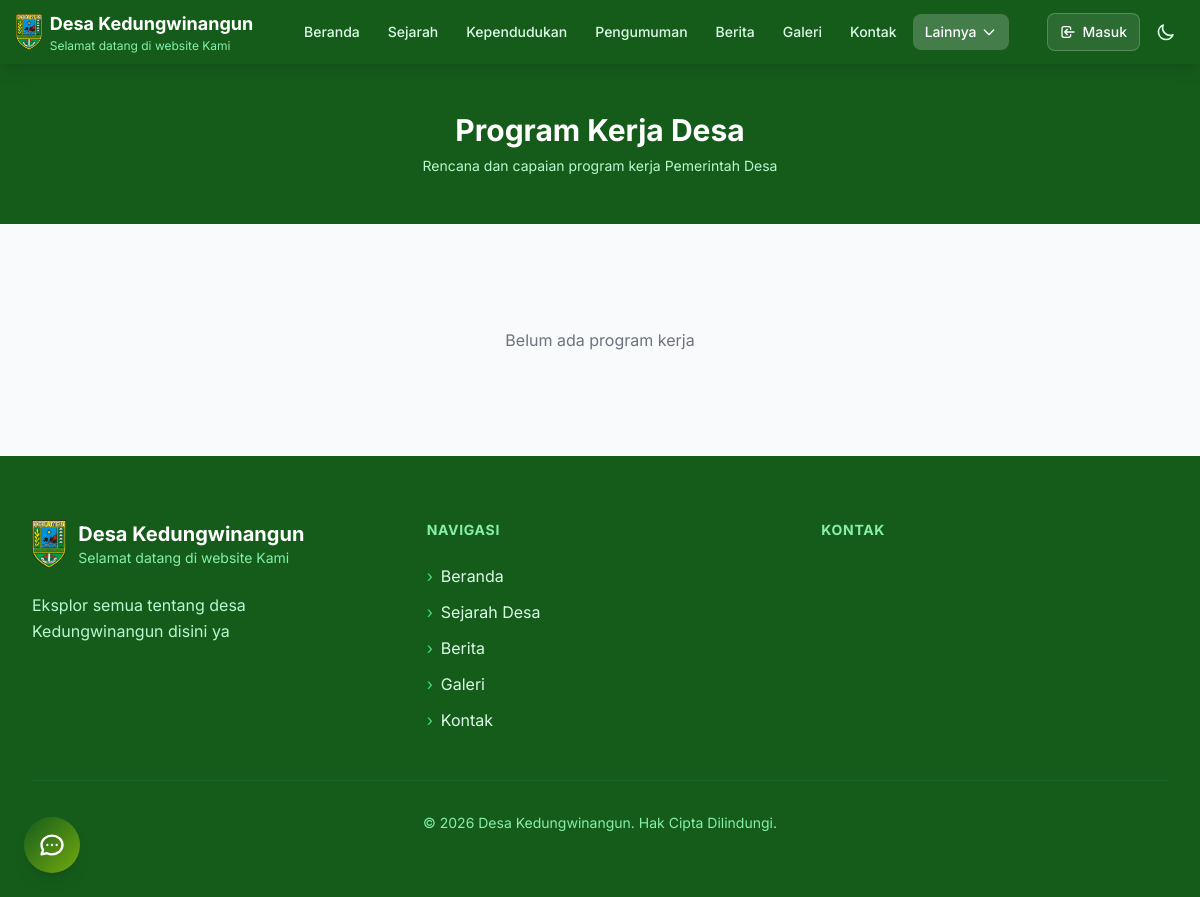
Before: /program-kerja with the older database file.
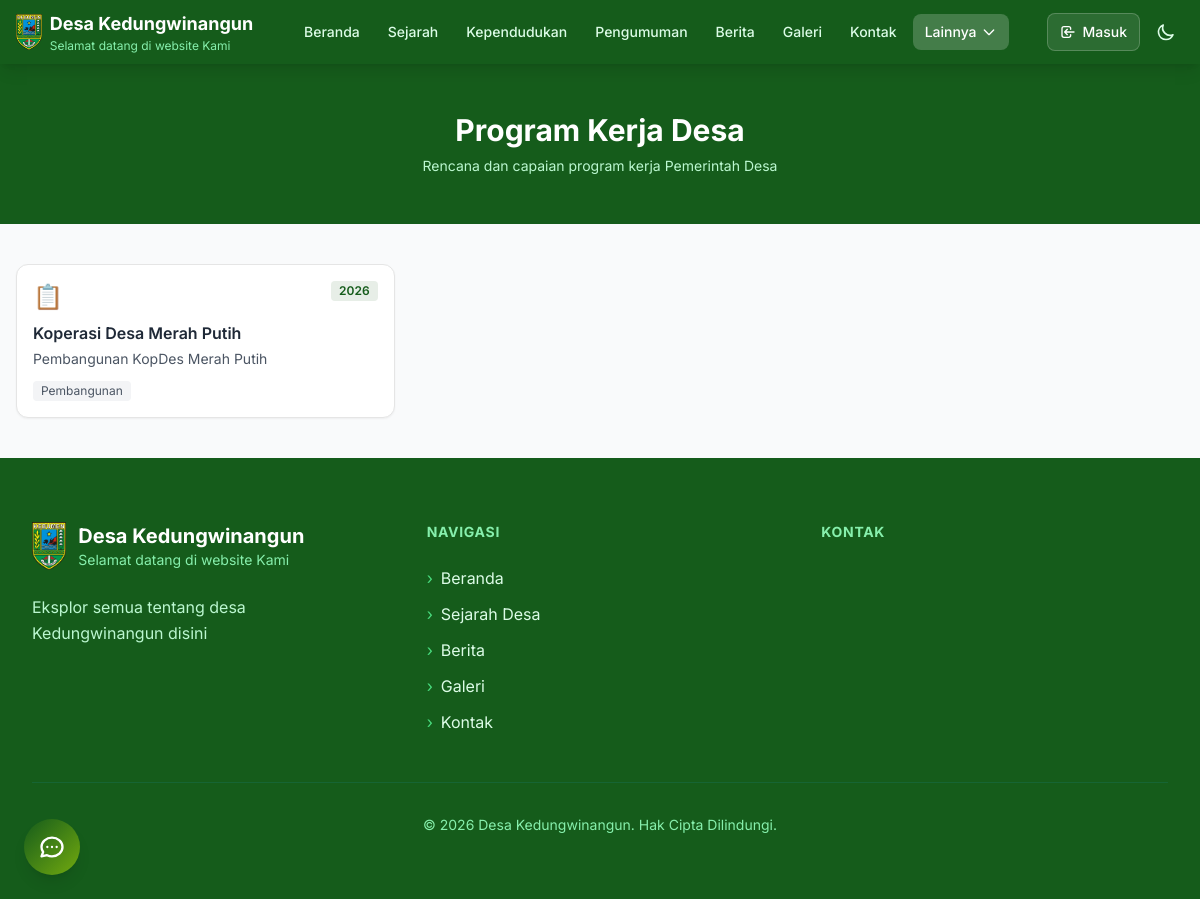
After: the same page with the newer database file.
### tables this page shows
CREATE TABLE config (
                key TEXT PRIMARY KEY,
                value TEXT
            );

CREATE TABLE program_kerja (
                id INTEGER PRIMARY KEY AUTOINCREMENT,
                judul TEXT NOT NULL,
                deskripsi TEXT,
                kategori TEXT DEFAULT 'pembangunan',
                tahun INTEGER,
                target TEXT,
                realiasi TEXT,
                anggaran TEXT,
                icon TEXT DEFAULT '📋',
                status TEXT DEFAULT 'berlangsung',
                aktif INTEGER DEFAULT 1,
                urutan INTEGER DEFAULT 0,
                created_at TIMESTAMP DEFAULT CURRENT_TIMESTAMP,
                updated_at TIMESTAMP DEFAULT CURRENT_TIMESTAMP
            );

### routes/public.py (the view)
@public_bp.route("/program-kerja")
def program_kerja():
    try:
        from models import get_all_pages, get_all_program_kerja
        from datetime import datetime
        desa_info = get_desa_info_with_maps()
        custom_pages = get_all_pages()
        tahun_filter = request.args.get('tahun', type=int)
        kategori_filter = request.args.get('kategori', '')
        program_list = get_all_program_kerja(aktif=1, tahun=tahun_filter)
        if kategori_filter:
            program_list = [p for p in program_list if p.get('kategori') == kategori_filter]
        by_status = {
            'rencana': [],
            'berlangsung': [],
            'selesai': [],
        }
        for p in program_list:
            status = p.get('status', 'berlangsung')
            if status in by_status:
                by_status[status].append(p)
            else:
                by_status['berlangsung'].append(p)
        all_program = get_all_program_kerja(aktif=1)
        tahun_list = sorted(set(p.get('tahun') for p in all_program if p.get('tahun')), reverse=True)
        if not tahun_list:
            tahun_list = [datetime.now().year]
        kategori_labels = {
            'pembangunan': 'Pembangunan',
            'pemberdayaan': 'Pemberdayaan',
            'pembinaan': 'Pembinaan',
            'pelayanan': 'Pelayanan',
            'kesehatan': 'Kesehatan',
            'pendidikan': 'Pendidikan',
            'umum': 'Umum',
        }
        status_labels = {
            'rencana': '🗓️ Rencana',
            'berlangsung': '🔄 Berlangsung',
            'selesai': '✅ Selesai',
        }
        return render_template(
            "program_kerja.html",
            page={"title": "Program Kerja"},
            desa=desa_info,
            nav_links=set_nav_active("Lainnya", request.path),
            tahun=datetime.now().year,
            site_name=desa_info['nama'],
            site_tagline=desa_info['tagline'],
            site_description=desa_info['deskripsi'],
            custom_pages=custom_pages,
            program_list=program_list,
            by_status=by_status,
            tahun_list=tahun_list,
            tahun_filter=tahun_filter,
            kategori_filter=kategori_filter,
            kategori_labels=kategori_labels,
            status_labels=status_labels,
        )
    except Exception as e:
        logger.error(f"Error loading program_kerja page: {str(e)}")
        flash('Terjadi kesalahan saat memuat halaman', 'error')
        return redirect(url_for('public.index'))

### app.py (called while the page is built, shortened)
@app.context_processor
def inject_openrouter_key():
    return {
        'openrouter_api_key': environ.get('OPENROUTER_API_KEY', '')
    }

@app.context_processor
def inject_custom_pages():
    from models import get_all_pages
    return {'custom_pages_nav': get_all_pages()}

@app.after_request
def add_security_headers(response):
    response.headers['X-Content-Type-Options'] = 'nosniff'
    response.headers['X-Frame-Options'] = 'DENY'
    response.headers['X-XSS-Protection'] = '1; mode=block'
    response.headers['Referrer-Policy'] = 'strict-origin-when-cross-origin'
    if request.path.startswith('/admin') or request.path.startswith('/login'):
        response.headers['Cache-Control'] = 'no-store, no-cache, must-revalidate, max-age=0'
        response.headers['Pragma'] = 'no-cache'
        response.headers['Expires'] = '0'
    response.headers['Permissions-Policy'] = (
        'camera=(), microphone=(), geolocation=(self "https://maps.google.com"), '
        'payment=(), usb=(), fullscreen=(self)'
    )
    return response

@app.context_processor
def inject_csrf_token():
    from flask import session
    if '_csrf_token' not in session:
        session['_csrf_token'] = secrets.token_hex(32)
    return {'csrf_token': session['_csrf_token']}

### models.py (called while the page is built)
def get_db_connection():
    conn = sqlite3.connect(Config.DB_NAME)
    conn.row_factory = sqlite3.Row
    return conn

def get_config(key, default=None):
    try:
        conn = get_db_connection()
        cursor = conn.cursor()
        cursor.execute('SELECT value FROM config WHERE key = ?', (key,))
        row = cursor.fetchone()
        conn.close()
        return row['value'] if row else (default if default is not None else DEFAULT_CONFIG.get(key, ''))
    except Exception as e:
        logger.error(f"Error getting config '{key}': {str(e)}")
        return default if default is not None else DEFAULT_CONFIG.get(key, '')

def get_desa_info():
    return {
        "nama": get_config("website_nama", DEFAULT_CONFIG["website_nama"]),
        "tagline": get_config("website_tagline", DEFAULT_CONFIG["website_tagline"]),
        "deskripsi": get_config("website_deskripsi", DEFAULT_CONFIG["website_deskripsi"]),
        "jumlah_dusun": 8,
        "jumlah_kadus": 6,
        "jumlah_kasi": 3,
        "jumlah_kaur": 3,
        "jumlah_sekdes": 1,
        "jumlah_kepala_desa": 1,
    }

### routes/public.py (called while the page is built)
def get_desa_info_with_maps():
    info = get_desa_info()
    info['maps_embed_url'] = MAPS_EMBED_URL
    info['dusun'] = DUSUN_DATA
    return info

### templates/program_kerja.html (shortened to what this page needs)
<!DOCTYPE html>
<html lang="id">
<head>
    <script src="https://cdn.tailwindcss.com"></script>
    <link rel="stylesheet" href="{{ url_for('static', filename='styles.css') }}">
</head>
<body class="bg-gray-50 font-['Inter']">
    {% include 'partials/navbar.html' %}
    <section class="bg-[#155C1B] text-white py-10 md:py-12">
        <div class="container-lg mx-auto px-4 text-center">
            <h1 class="text-2xl md:text-3xl font-bold mb-2">Program Kerja Desa</h1>
            <p class="text-green-200 text-sm">Rencana dan capaian program kerja Pemerintah Desa</p>
        </div>
    </section>
    <section class="container-lg mx-auto px-4 py-10">
        {% if program_list %}
        <div class="grid md:grid-cols-2 lg:grid-cols-3 gap-4">
            {% for program in program_list %}
            <div class="bg-white rounded-xl border border-neutral-200 shadow-sm p-4">
                <div class="flex items-start justify-between mb-2">
                    <span class="text-2xl">{{ program.icon or '📋' }}</span>
                    {% if program.tahun %}
                    <span class="px-2 py-0.5 bg-[#155C1B]/10 text-[#155C1B] rounded text-xs font-semibold">{{ program.tahun }}</span>
                    {% endif %}
                </div>
                <h3 class="font-semibold text-gray-800 mb-1 line-clamp-2">{{ program.judul }}</h3>
                <p class="text-sm text-gray-600 mb-2 line-clamp-2">{{ program.deskripsi or '' }}</p>
                {% if program.kategori %}
                <span class="inline-block px-2 py-0.5 bg-gray-100 text-gray-600 rounded text-xs">{{ kategori_labels.get(program.kategori, program.kategori) }}</span>
                {% endif %}
            </div>
            {% endfor %}
        </div>
        {% else %}
        <div class="text-center py-16">
            <p class="text-gray-500">Belum ada program kerja</p>
        </div>
        {% endif %}
    </section>
    {% include 'partials/footer.html' %}
    {% include 'partials/chatbot.html' %}
</body>
</html>

### templates/partials/navbar.html (shortened to what this page needs)
<nav class="bg-[#155C1B] sticky top-0 z-50 shadow-lg {{ navbar_extra_class or '' }}" id="main-navbar" x-data="{ mobileOpen: false, dropdownOpen: false }">
    <div class="max-w-7xl mx-auto px-4">
        <div class="flex items-center justify-between h-14 md:h-16">
            <a href="{{ url_for('public.index') }}" class="flex items-center gap-2">
                <img src="{{ url_for('static', filename='images/kebumen.png') }}" alt="Logo" class="h-9 w-auto">
                <div class="hidden sm:block">
                    <div class="text-white font-bold text-sm md:text-lg">{{ site_name or 'Desa' }}</div>
                    <div class="text-green-300 text-[10px] md:text-xs">{{ site_tagline or '' }}</div>
                </div>
            </a>
            <div class="hidden lg:flex items-center gap-1">
                {% for link in nav_links %}
                {% if link.label == 'Lainnya' %}
                <div class="relative">
                    <button @click="dropdownOpen = !dropdownOpen"
                            class="px-3 py-2 rounded-lg text-sm font-medium transition-colors flex items-center gap-1
                                   {% if link.active %}bg-white/20 text-white{% else %}text-green-100 hover:bg-white/10 hover:text-white{% endif %}">
                        Lainnya
                        <svg class="w-4 h-4 transition-transform" :class="{'rotate-180': dropdownOpen}" fill="none" stroke="currentColor" viewBox="0 0 24 24">
                            <path stroke-linecap="round" stroke-linejoin="round" stroke-width="2" d="M19 9l-7 7-7-7"/>
                        </svg>
                    </button>
                </div>
                {% else %}
                <a href="{{ link.href }}" class="px-3 py-2 rounded-lg text-sm font-medium transition-colors
                       {% if link.active %}bg-white/20 text-white{% else %}text-green-100 hover:bg-white/10 hover:text-white{% endif %}">
                    {{ link.label }}
                </a>
                {% endif %}
                {% endfor %}
            </div>
            <div class="flex items-center gap-1 md:gap-2">
                {% if not session.user_logged_in %}
                <div class="hidden md:flex items-center gap-2">
                    <a href="{{ url_for('public.login') }}" class="flex items-center gap-1.5 px-3 py-2 rounded-lg text-white text-sm font-medium bg-white/10 hover:bg-white/20 border border-white/20 transition-all">
                        <svg class="w-4 h-4" fill="none" stroke="currentColor" viewBox="0 0 24 24">
                            <path stroke-linecap="round" stroke-linejoin="round" stroke-width="2" d="M11 16l-4-4m0 0l4-4m-4 4h14m-5 4v1a3 3 0 01-3 3H6a3 3 0 01-3-3V7a3 3 0 013-3h7a3 3 0 013 3v1"/>
                        </svg>
                        Masuk
                    </a>
                </div>
                {% endif %}
                <button id="btn-dark" class="p-2 rounded-lg text-green-100 hover:bg-white/10 transition-colors" aria-label="Dark mode">
                    <svg id="icon-moon" class="w-5 h-5" fill="none" stroke="currentColor" viewBox="0 0 24 24">
                        <path stroke-linecap="round" stroke-linejoin="round" stroke-width="2" d="M20.354 15.354A9 9 0 018.646 3.646 9.003 9.003 0 0012 21a9.003 9.003 0 008.354-5.646z"/>
                    </svg>
                </button>
            </div>
        </div>
    </div>
</nav>

### templates/partials/footer.html (shortened to what this page needs)
<footer class="bg-[#155C1B] text-white">
    <div class="max-w-7xl mx-auto px-4 sm:px-6 lg:px-8 py-16">
        <div class="grid grid-cols-1 md:grid-cols-3 gap-12">
            <div class="reveal-footer">
                <a href="{{ url_for('public.index') }}" class="flex items-center gap-3 mb-6 group">
                    <img src="{{ url_for('static', filename='images/kebumen.png') }}" alt="Logo" class="h-12 w-auto transition-transform duration-300 group-hover:scale-105">
                    <div>
                        <h3 class="font-bold text-xl">{{ site_name or 'Desa' }}</h3>
                        <p class="text-green-300 text-sm">{{ site_tagline or '' }}</p>
                    </div>
                </a>
                <p class="text-green-200 leading-relaxed mb-6">{{ site_description or '' }}</p>
            </div>
            <div class="reveal-footer" style="transition-delay: 0.1s;">
                <h4 class="font-bold text-lg mb-6 text-green-300 uppercase tracking-wider text-sm">Navigasi</h4>
                <ul class="space-y-3">
                    <li>
                        <a href="{{ url_for('public.index') }}" class="text-green-100 hover:text-white transition-colors duration-200 flex items-center gap-2 group">
                            <span class="text-green-400 group-hover:translate-x-1 transition-transform duration-200">›</span>
                            Beranda
                        </a>
                    </li>
                    <li>
                        <a href="{{ url_for('public.sejarah') }}" class="text-green-100 hover:text-white transition-colors duration-200 flex items-center gap-2 group">
                            <span class="text-green-400 group-hover:translate-x-1 transition-transform duration-200">›</span>
                            Sejarah Desa
                        </a>
                    </li>
                    <li>
                        <a href="{{ url_for('public.berita') }}" class="text-green-100 hover:text-white transition-colors duration-200 flex items-center gap-2 group">
                            <span class="text-green-400 group-hover:translate-x-1 transition-transform duration-200">›</span>
                            Berita
                        </a>
                    </li>
                    <li>
                        <a href="{{ url_for('public.galeri') }}" class="text-green-100 hover:text-white transition-colors duration-200 flex items-center gap-2 group">
                            <span class="text-green-400 group-hover:translate-x-1 transition-transform duration-200">›</span>
                            Galeri
                        </a>
                    </li>
                    <li>
                        <a href="{{ url_for('public.kontak') }}" class="text-green-100 hover:text-white transition-colors duration-200 flex items-center gap-2 group">
                            <span class="text-green-400 group-hover:translate-x-1 transition-transform duration-200">›</span>
                            Kontak
                        </a>
                    </li>
                </ul>
            </div>
            <div class="reveal-footer" style="transition-delay: 0.2s;">
                <h4 class="font-bold text-lg mb-6 text-green-300 uppercase tracking-wider text-sm">Kontak</h4>
            </div>
        </div>
        <div class="mt-12 pt-8 border-t border-green-800 text-center">
            <p class="text-green-300 text-sm">© {{ tahun }} {{ site_name or 'Desa' }}. Hak Cipta Dilindungi.</p>
        </div>
    </div>
</footer>

### templates/partials/chatbot.html (shortened to what this page needs)
<button id="chat-toggle-btn" onclick="toggleChat()"
    class="fixed bottom-6 left-6 z-[9999] w-14 h-14 rounded-full
           bg-gradient-to-br from-[#155C1B] to-[#73AA0F] text-white
           shadow-lg hover:shadow-xl hover:scale-110 transition-all duration-300
           flex items-center justify-center group"
    title="Chat AI">
</button>

Changed rows visible on the page:
added program_kerja: icon "📋", tahun "2026", judul "Koperasi Desa Merah Putih", deskripsi "Pembangunan KopDes Merah Putih", get "Pembangunan"
changed config: value "Eksplor semua tentang desa Kedungwinangun disini ya" → "Eksplor semua tentang desa Kedungwinangun disini"
Other visible differences:
text no longer shown: "Belum ada program kerja"
